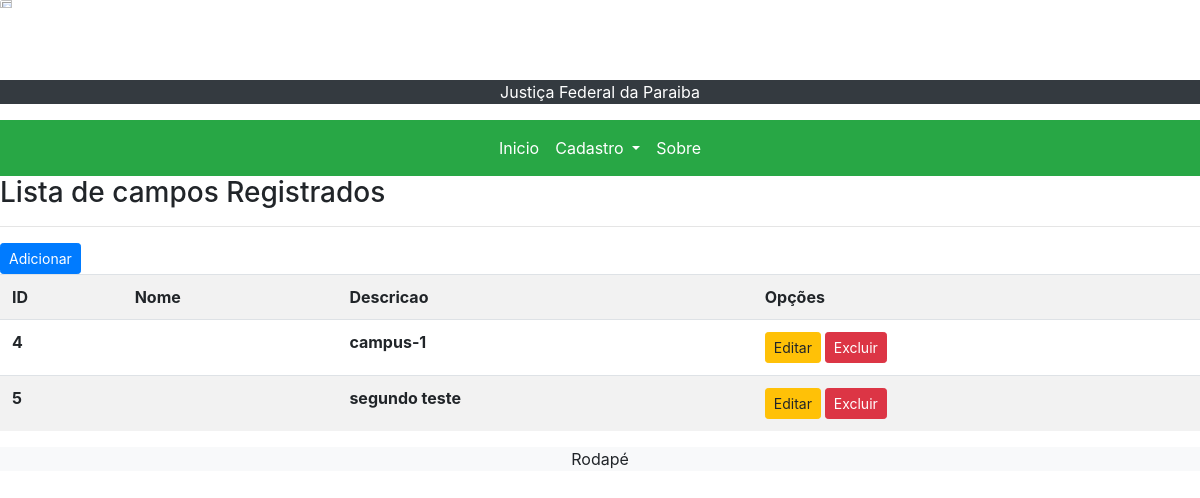
Page /list/campo/ on the earlier database version.
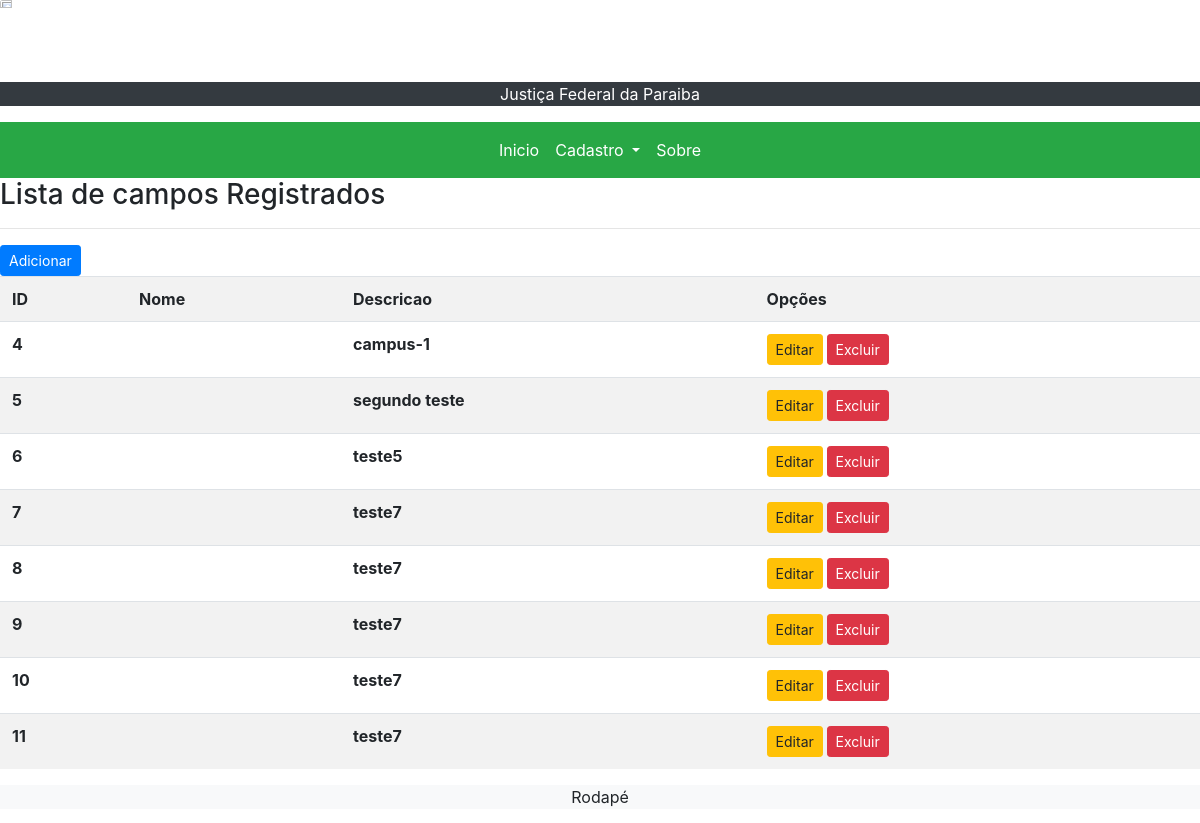
Same page on the later database version.
### cadastros/models.py (models this page shows)
class Campo(models.Model):
    name = models.CharField(max_length=50, verbose_name="nome")
    descricao = models.CharField(max_length=150, verbose_name="Descrição")

### cadastros/views.py (the view)
# urls.py: path('list/campo/', CampoList.as_view(), name="list-campo"),
class CampoList(ListView):
    model = Campo
    template_name = 'cadastros/listas/listar-campo.html'

### cadastros/templates/cadastros/listas/listar-campo.html
{% extends 'modelo.html' %}
{% load static %}
{% block Conteudo %}
    <h3> Lista de campos Registrados </h3>
    <hr>
<a href="{% url 'cadastrar-campo' %}" class=" btn btn-primary btn-sm">Adicionar</a>
<div class="table-responsive">
    <table class="table table-striped">
    <tr>
            <th>ID</th>
            <th>Nome</th>
            <th>Descricao</th>
            <th>Opções</th>
    </tr>
        {% for campo in object_list %}
        <tr>
            <th>{{campo.pk}}</th>
            <th>{{campo.nome}}</th>
            <th>{{campo.descricao}}</th>
             <th>
                   <a href="{% url 'editar-campo' campo.pk %}" class="btn btn-warning btn-sm"> Editar</a>
                   <a href="{% url 'excluir-campo' campo.pk %}" class="btn btn-danger btn-sm"> Excluir</a>
             </th>
        </tr>
        {% empty %}
        <tr>
        <td colspan="3"> Nemhum campo registrado </td>
        </tr>
        {% endfor %}
   </table>
</div>
{% endblock %}

### paginas/templates/modelo.html (shortened to what this page needs)
{% load static %}
<html lang="pt-br">
<head>
    <link rel="stylesheet" href="{% static 'css/bootstrap.min.css' %}">
</head>
<body>
    <img src="{% static 'img/logo.jfpb.jpg' %}" class="card-img-top" alt="Logo JFPB" style="width: 10%; height: auto;">
    {% block menu %}
    <div class="bg-dark text-center">
        <p style="color: white;">Justiça Federal da Paraiba</p>
    </div>
    {% endblock %}
    <nav class="navbar navbar-expand-lg navbar-light bg-success">
        <div class="container">
            <div class="collapse navbar-collapse justify-content-center" id="navbarNavDropdown">
                <ul class="navbar-nav">
                    <li class="nav-item">
                        <a class="nav-link text-white" href="{% url 'modelo' %}">Inicio</a>
                    </li>
                    <li class="nav-item dropdown">
                        <a class="nav-link dropdown-toggle text-white" href="#" id="navbarDropdownMenuLink" role="button" data-toggle="dropdown" aria-haspopup="true" aria-expanded="false">
                            Cadastro
                        </a>
                    </li>
                    <li class="nav-item">
                        <a class="nav-link text-white" href="{% url 'sobre' %}">Sobre</a>
                    </li>
                </ul>
            </div>
        </div>
    </nav>
    {% block Conteudo %}{% endblock %}
    {% block rodapé %}
    <div class="bg-light text-center">
        <p>Rodapé</p>
    </div>
    {% endblock %}
</body>
</html>

Differences in the rows shown:
added Campo: pk "6", descricao "teste5"
added Campo: pk "7", descricao "teste7"
added Campo: pk "8", descricao "teste7"
added Campo: pk "9", descricao "teste7"
added Campo: pk "10", descricao "teste7"
added Campo: pk "11", descricao "teste7"
